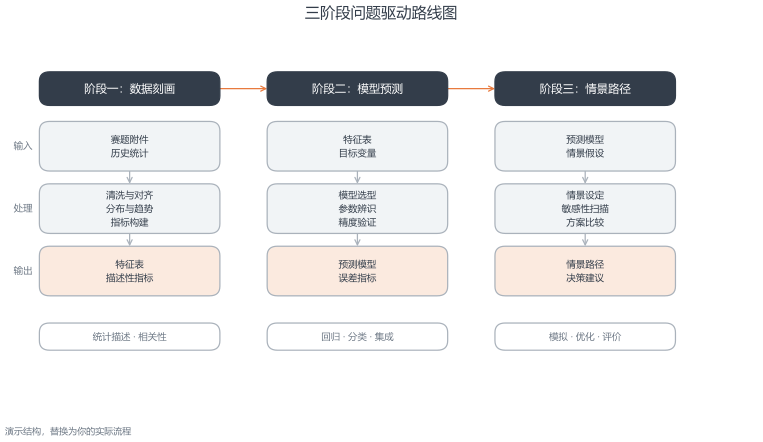

Generate this figure with Python:
"""Three-stage problem-driven roadmap (三阶段问题驱动路线图).

For problems that are solved in three passes — describe the data, predict with a
model, then explore scenarios — this lays the three stages out left to right and
lists what each stage consumes and produces, with the data hand-off made explicit.

Run directly::

    uv run --with matplotlib python three_stage_pipeline.py -o out/pipeline.pdf
"""

from __future__ import annotations

import argparse
import sys
from pathlib import Path

sys.path.insert(0, str(Path(__file__).resolve().parent.parent))

from _style import (  # noqa: E402
    BLOCK_FILL,
    BLOCK_FILL_ACCENT,
    PALETTE,
    apply_style,
    arrow,
    block,
    diagram_axes,
    enable_utf8_stdout,
    resolve_cjk_font,
    save_figure,
    title_and_note,
)

ZH_STAGES = [
    {
        "name": "阶段一：数据刻画",
        "inputs": ["赛题附件", "历史统计"],
        "steps": ["清洗与对齐", "分布与趋势", "指标构建"],
        "outputs": ["特征表", "描述性指标"],
        "method": "统计描述 · 相关性",
    },
    {
        "name": "阶段二：模型预测",
        "inputs": ["特征表", "目标变量"],
        "steps": ["模型选型", "参数辨识", "精度验证"],
        "outputs": ["预测模型", "误差指标"],
        "method": "回归 · 分类 · 集成",
    },
    {
        "name": "阶段三：情景路径",
        "inputs": ["预测模型", "情景假设"],
        "steps": ["情景设定", "敏感性扫描", "方案比较"],
        "outputs": ["情景路径", "决策建议"],
        "method": "模拟 · 优化 · 评价",
    },
]

EN_STAGES = [
    {
        "name": "Stage 1: describe the data",
        "inputs": ["Attachments", "Historical records"],
        "steps": ["Clean and align", "Distribution and trend", "Feature construction"],
        "outputs": ["Feature table", "Descriptive metrics"],
        "method": "Descriptives · correlation",
    },
    {
        "name": "Stage 2: model and predict",
        "inputs": ["Feature table", "Target variable"],
        "steps": ["Model selection", "Calibration", "Accuracy check"],
        "outputs": ["Predictive model", "Error metrics"],
        "method": "Regression · classification",
    },
    {
        "name": "Stage 3: scenario paths",
        "inputs": ["Predictive model", "Assumptions"],
        "steps": ["Scenario setup", "Sensitivity sweep", "Option comparison"],
        "outputs": ["Scenario paths", "Recommendations"],
        "method": "Simulation · optimisation",
    },
]

LABELS_ZH = {"inputs": "输入", "steps": "处理", "outputs": "输出"}
LABELS_EN = {"inputs": "Inputs", "steps": "Processing", "outputs": "Outputs"}


def main() -> int:
    parser = argparse.ArgumentParser(description=__doc__)
    parser.add_argument("-o", "--output", default="out/pipeline.pdf")
    parser.add_argument("--lang", choices=["auto", "zh", "en"], default="auto")
    args = parser.parse_args()
    enable_utf8_stdout()

    try:
        import matplotlib.pyplot as plt
    except ImportError as exc:
        print(f"matplotlib is required: {exc}", file=sys.stderr)
        return 2

    use_zh = args.lang == "zh" or (args.lang == "auto" and resolve_cjk_font() is not None)
    stages = ZH_STAGES if use_zh else EN_STAGES
    labels = LABELS_ZH if use_zh else LABELS_EN
    title = "三阶段问题驱动路线图" if use_zh else "Three-stage problem-driven roadmap"
    note = "演示结构，替换为你的实际流程" if use_zh else "Demo structure — replace with your own pipeline"

    apply_style()
    fig, ax = diagram_axes(figsize=(7.8, 4.6))

    margin = 0.4
    column_width = 2.1
    gap = 0.55
    header_height = 0.42
    lane_height = 0.62
    lane_gap = 0.16
    footer_height = 0.34

    lane_titles = [labels["inputs"], labels["steps"], labels["outputs"]]
    content_height = len(lane_titles) * lane_height + (len(lane_titles) - 1) * lane_gap
    total_height = header_height + 0.2 + content_height + 0.34 + footer_height

    for index, stage in enumerate(stages):
        x = margin + index * (column_width + gap)
        top = total_height

        block(
            ax,
            x,
            top - header_height,
            column_width,
            header_height,
            stage["name"],
            fill=PALETTE["primary"],
            edge=PALETTE["primary"],
            text_color="#FFFFFF",
            fontsize=8.2,
        )

        lane_top = top - header_height - 0.2
        for lane_index, (key, lane_title) in enumerate(
            zip(("inputs", "steps", "outputs"), lane_titles)
        ):
            y = lane_top - (lane_index + 1) * lane_height - lane_index * lane_gap

            block(
                ax,
                x,
                y,
                column_width,
                lane_height,
                "\n".join(stage[key]),
                fill=BLOCK_FILL_ACCENT if key == "outputs" else BLOCK_FILL,
                edge=PALETTE["tertiary"],
                fontsize=6.8,
            )
            # Lane label sits in the left gutter of the first column only, so the
            # three stages read across as three rows.
            if index == 0:
                ax.text(
                    x - 0.08,
                    y + lane_height / 2,
                    lane_title,
                    ha="right",
                    va="center",
                    fontsize=6.8,
                    color=PALETTE["secondary"],
                )

            if lane_index < len(lane_titles) - 1:
                arrow(
                    ax,
                    (x + column_width / 2, y),
                    (x + column_width / 2, y - lane_gap),
                    color=PALETTE["tertiary"],
                )

        # Hand-off arrow between stages.
        if index < len(stages) - 1:
            arrow(
                ax,
                (x + column_width, top - header_height / 2),
                (x + column_width + gap, top - header_height / 2),
                color=PALETTE["accent"],
            )

        block(
            ax,
            x,
            top - total_height,
            column_width,
            footer_height,
            stage["method"],
            fill="#FFFFFF",
            edge=PALETTE["tertiary"],
            text_color=PALETTE["secondary"],
            fontsize=6.8,
        )

    ax.set_xlim(0, margin * 2 + len(stages) * column_width + (len(stages) - 1) * gap + 0.55)
    ax.set_ylim(-0.35, total_height + 0.5)
    title_and_note(ax, title, note)

    fig.tight_layout()
    written = save_figure(fig, args.output)
    plt.close(fig)
    for path in written:
        print(f"wrote {path}")
    return 0


if __name__ == "__main__":
    raise SystemExit(main())
